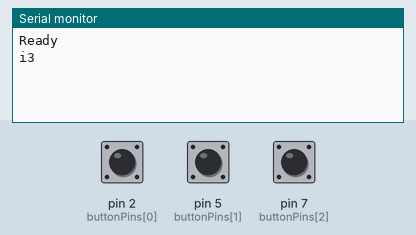
The sketch below on a simulated Arduino Uno, built with avr-gcc and run on an emulated ATmega328P. Shown: the last lines printed to the serial monitor. The inputs (shaded band) are chosen by the test bench; at power-on: pin 2 (buttonPins[0]) LOW, pin 5 (buttonPins[1]) LOW, pin 7 (buttonPins[2]) LOW.

Above: at 1.2 s.
1.3 s: pin 2 (buttonPins[0]) pulled HIGH for 0.15 s
At 2.6 s:
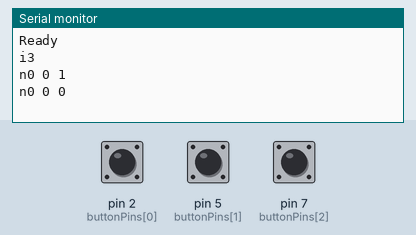
2.9 s: pin 5 (buttonPins[1]) pulled HIGH for 0.15 s
At 3.9 s:
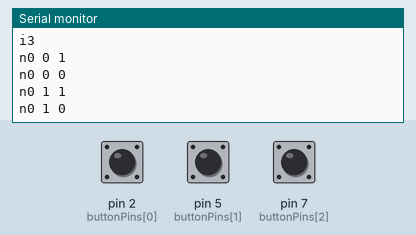
4.5 s: pin 7 (buttonPins[2]) pulled HIGH for 0.15 s
At 5.2 s:
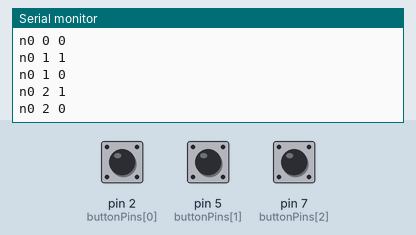
Timing chart, 0 to 7.5 s (numbered marks = the images above; inputs shaded):
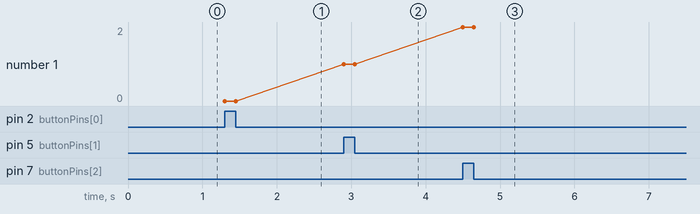

Measured:
- after the input at 1.3 s, the serial monitor: prints a new line at once (image 1)
- after the input at 2.9 s, the serial monitor: prints a new line at once (image 2)
- after the input at 4.5 s, the serial monitor: prints a new line at once (image 3)
- plotted number 1: 1 → 2 after the input at 4.5 s

The sketch:

arduinoboard.ino
```cpp
// solve the interference with a resistor
// https://arduino.stackexchange.com/questions/1263/interference-at-digital-input-uno

const int boardNo = 0;
const int buttonPins[] = {2, 5, 7};
const int buttonCount = sizeof(buttonPins)/sizeof(int);
int buttonStates[buttonCount];
int lastButtonStates[buttonCount];

void setup() {
  for (int i=0; i <= buttonCount - 1; i++) {
    pinMode(i, INPUT);
    buttonStates[i] = LOW;
    lastButtonStates[i] = LOW;
  }
  Serial.begin(9600);
  Serial.println("Ready");
  Serial.print("i");
  Serial.println(buttonCount);
}

void loop() {
  for (int i=0; i <= buttonCount - 1; i++) {

//    if (buttonStates[i] == null || lastButtonStates[i] == null) {
//      buttonStates[i] = 0;
//      lastButtonStates[i] = 0;
//    }

    buttonStates[i] = digitalRead(buttonPins[i]);

    if (buttonStates[i] != lastButtonStates[i]) {
      Serial.print("n");
      Serial.print(boardNo);
      Serial.print(" ");
      Serial.print(i);
      Serial.print(" ");
      if (buttonStates[i] == HIGH) {
        Serial.println(1);
        lastButtonStates[i] = HIGH;
      } else {
        Serial.println(0);
        lastButtonStates[i] = LOW;
      }
      delay(50);
    }

  }

}
```
